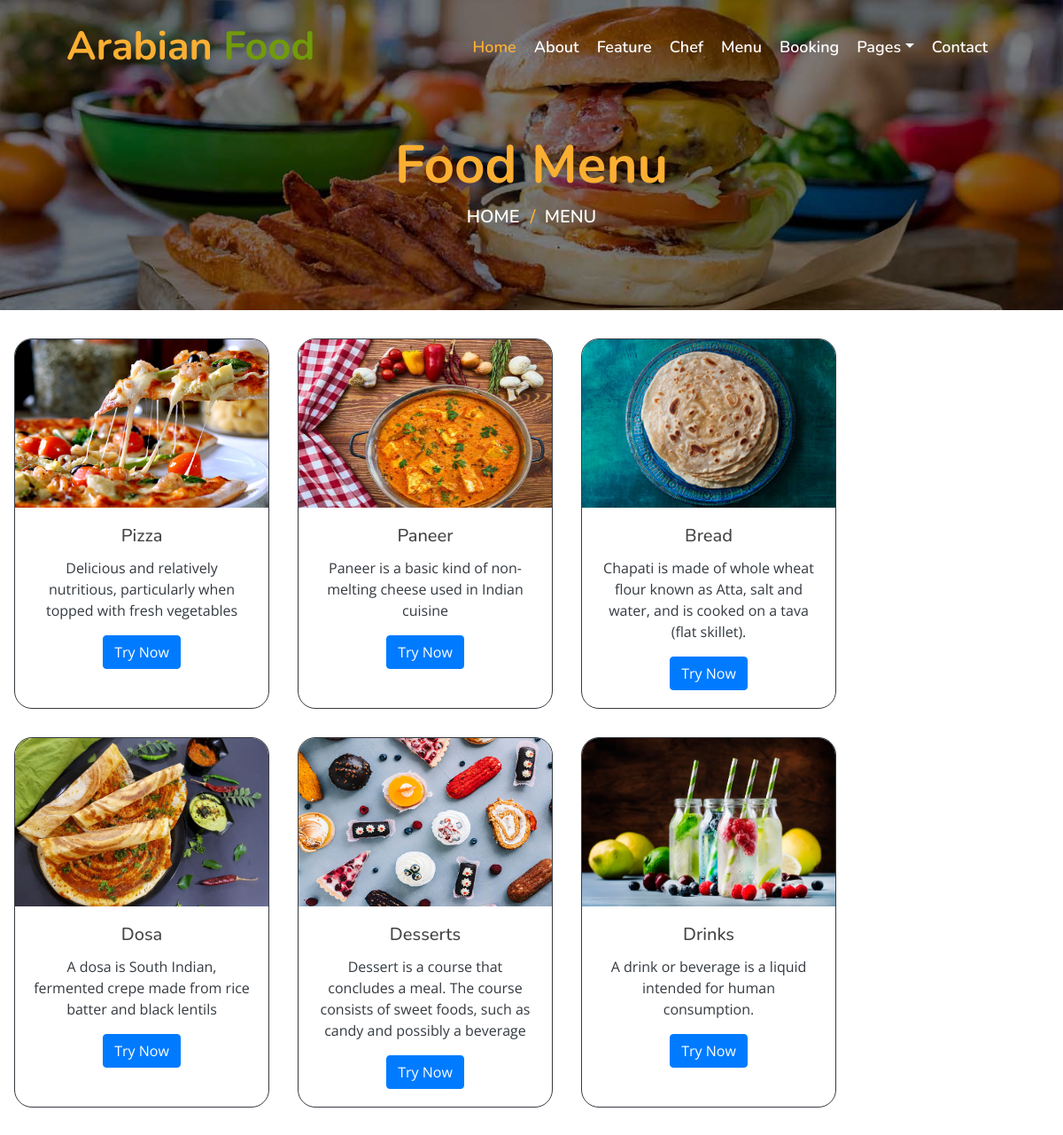
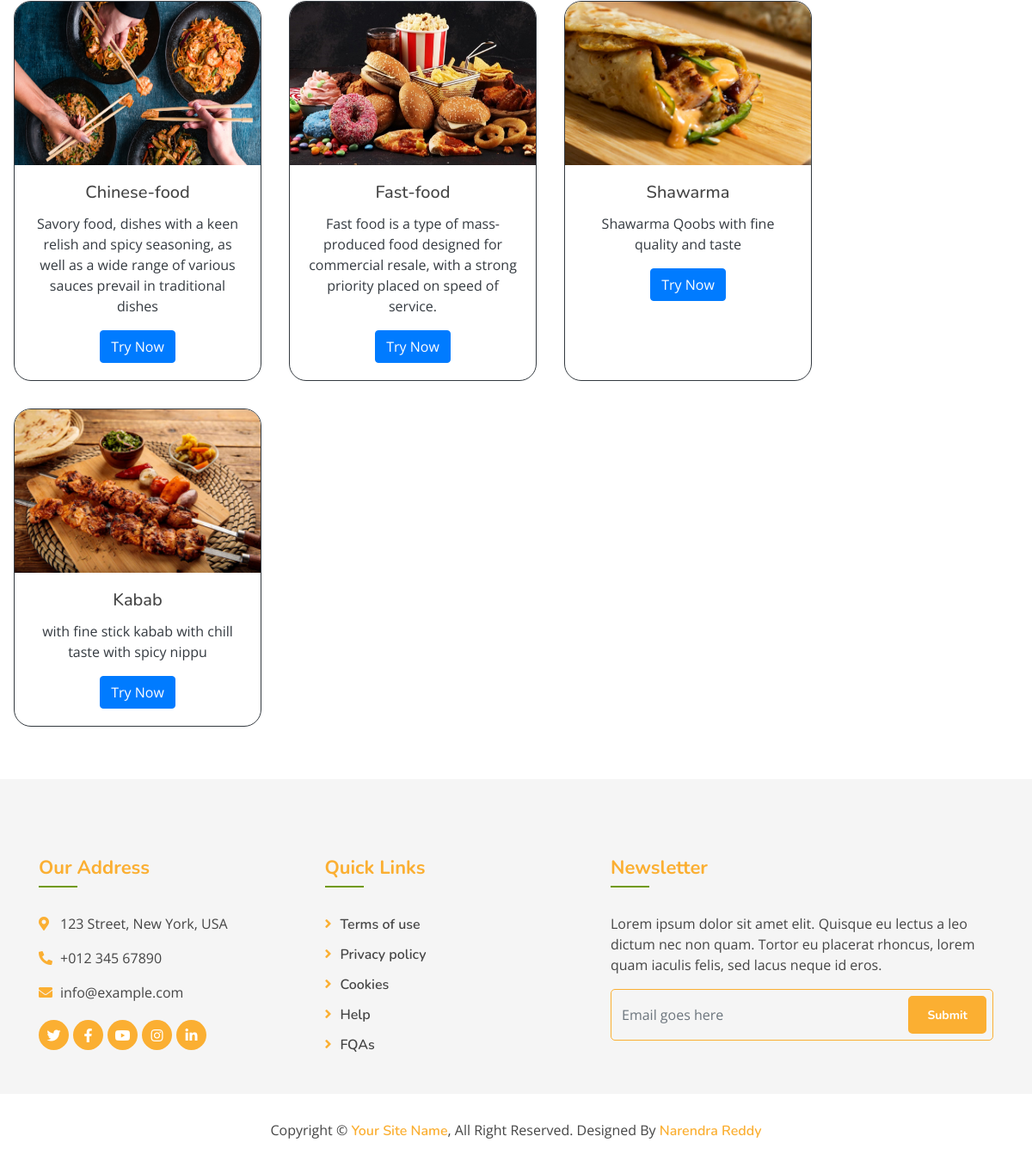
The app's page /menu/ with its own data (2 pictures, top to bottom).
### app/models.py (models this page shows, shortened)
class Category(models.Model):
    name = models.CharField(max_length=200,unique=True)
    image = models.ImageField(upload_to="categories")
    icon = models.CharField(max_length=60,blank=True)
    description = models.TextField()
    added_on = models.DateTimeField(auto_now_add=True)
    updated_on = models.DateTimeField(auto_now=True)

### app/views.py (the view)
# urls.py: path('menu/',menu,name='menu'),
def menu(request):
    if request.method == "POST":
        pass
    else:
        Cat = Category.objects.all()
    return render(request,'menu.html',{'category':Cat})

### templates/menu.html (shortened to what this page needs)
{% extends "base.html" %}
{% load static %}
{% block content %}
          <div class="page-header mb-0">
            <div class="container">
                <div class="row">
                    <div class="col-12">
                        <h2>Food Menu</h2>
                    </div>
                    <div class="col-12">
                        <a href="">Home</a>
                        <a href="">Menu</a>
                    </div>
                </div>
            </div>
        </div>
            <section class="menu-food mt-3 d-flex justify-content-start flex-wrap">
                {% for cat in category %}
                <div class="card border border-dark overflow-hidden " style="width: 18rem; margin:1rem; border-radius:20px;">
                    <img class="card-img-top" width="286" height="190" src="{{cat.image.url}}" alt="Card image cap">
                    <div class="card-body">
                      <h5 class="card-title text-center">{{cat.name}}</h5>
                      <p class="card-text text-dark text-center">{{cat.description}}</p>
                       <form action="{% url 'dish' cat.id %}" method="post" class="text-center">
                        <input type="submit" value="Try Now" class="btn btn-primary">
                       </form>
                    </div>
                  </div>
                {% endfor %}
            </section>
{% endblock content %}

### templates/base.html (shortened to what this page needs)
{% load static %}
<!DOCTYPE html>
<html lang="en">
    <head>
        <link href="https://stackpath.bootstrapcdn.com/bootstrap/4.4.1/css/bootstrap.min.css" rel="stylesheet">
        <link href="https://cdnjs.cloudflare.com/ajax/libs/font-awesome/5.10.0/css/all.min.css" rel="stylesheet">
        <link href="{% static 'lib/animate/animate.min.css' %}" rel="stylesheet">
        <link href="{% static 'lib/owlcarousel/assets/owl.carousel.min.css' %}" rel="stylesheet">
        <link href="{% static 'lib/flaticon/font/flaticon.css" rel="stylesheet' %}">
        <link href="{% static 'lib/tempusdominus/css/tempusdominus-bootstrap-4.min.css' %}" rel="stylesheet" />
        <link href="{% static 'css/style.css' %}" rel="stylesheet">
    </head>
    <body>
        <div class="navbar navbar-expand-lg bg-light navbar-light">
            <div class="container-fluid">
                <a href="{% url 'index' %}" class="navbar-brand">Arabian <span>Food</span></a>
                <div class="collapse navbar-collapse justify-content-between" id="navbarCollapse">
                    <div class="navbar-nav ml-auto">
                        <a href="{% url 'index' %}" class="nav-item nav-link active">Home</a>
                        <a href="{% url 'about' %}" class="nav-item nav-link">About</a>
                        <a href="{% url 'feature' %}" class="nav-item nav-link">Feature</a>
                        <a href="{% url 'team' %}" class="nav-item nav-link">Chef</a>
                        <a href="{% url 'menu' %}" class="nav-item nav-link">Menu</a>
                        <a href="{% url 'booking' %}" class="nav-item nav-link">Booking</a>
                        <div class="nav-item dropdown">
                            <a href="#" class="nav-link dropdown-toggle" data-toggle="dropdown">Pages</a>
                        </div>
                        <a href="{% url 'contact' %}" class="nav-item nav-link">Contact</a>
                    </div>
                </div>
            </div>
        </div>
        {% block content %}
        {% endblock %}
                <div class="footer">
                    <div class="container">
                        <div class="row">
                            <div class="col-lg-7">
                                <div class="row">
                                    <div class="col-md-6">
                                        <div class="footer-contact">
                                            <h2>Our Address</h2>
                                            <p><i class="fa fa-map-marker-alt"></i>123 Street, New York, USA</p>
                                            <p><i class="fa fa-phone-alt"></i>+012 345 67890</p>
                                            <p><i class="fa fa-envelope"></i>info@example.com</p>
                                            <div class="footer-social">
                                                <a href=""><i class="fab fa-twitter"></i></a>
                                                <a href=""><i class="fab fa-facebook-f"></i></a>
                                                <a href=""><i class="fab fa-youtube"></i></a>
                                                <a href=""><i class="fab fa-instagram"></i></a>
                                                <a href=""><i class="fab fa-linkedin-in"></i></a>
                                            </div>
                                        </div>
                                    </div>
                                    <div class="col-md-6">
                                        <div class="footer-link">
                                            <h2>Quick Links</h2>
                                            <a href="">Terms of use</a>
                                            <a href="">Privacy policy</a>
                                            <a href="">Cookies</a>
                                            <a href="">Help</a>
                                            <a href="">FQAs</a>
                                        </div>
                                    </div>
                                </div>
                            </div>
                            <div class="col-lg-5">
                                <div class="footer-newsletter">
                                    <h2>Newsletter</h2>
                                    <p>
                                        Lorem ipsum dolor sit amet elit. Quisque eu lectus a leo dictum nec non quam. Tortor eu placerat rhoncus, lorem quam iaculis felis, sed lacus neque id eros.
                                    </p>
                                    <div class="form">
                                        <input class="form-control" placeholder="Email goes here">
                                        <button class="btn custom-btn">Submit</button>
                                    </div>
                                </div>
                            </div>
                        </div>
                    </div>
                    <div class="copyright">
                        <div class="container">
                            <p>Copyright &copy; <a href="#">Your Site Name</a>, All Right Reserved.</p>
                            <p>Designed By <a href="https://Narendra.in">Narendra Reddy</a></p>
                        </div>
                    </div>
                </div>
    </body>
</html>

### static/css/style.css (style rules this page uses)
body { color: #757575; background: #ffffff; font-family: 'open sans', sans-serif; }
h1, h2, h3, h4, h5, h6 { color: #454545; font-family: 'Nunito', sans-serif; }
a { font-family: 'Nunito', sans-serif; font-weight: 600; color: #fbaf32; transition: .3s; }
.btn.custom-btn { padding: 12px 25px; font-family: 'Nunito', sans-serif; font-size: 16px; font-weight: 600; color: #ffffff; background: #fbaf32; border: 2px solid #fbaf32; border-radius: 5px; transition: .5s; }
.container-fluid { max-width: 1366px; }
.navbar { position: relative; transition: .5s; z-index: 999; }
.navbar .navbar-brand { margin: 0; color: #fbaf32; font-size: 45px; line-height: 0px; font-weight: 700; font-family: 'Nunito', sans-serif; transition: .5s; }
.navbar .navbar-brand span { color: #719a0a; }
@media (min-width: 992px) { .navbar { position: absolute; width: 100%; padding: 30px 60px; background: transparent !important; z-index: 9; } }
@media (min-width: 992px) { .navbar .navbar-brand { color: #fbaf32; } }
@media (min-width: 992px) { .navbar-light .navbar-nav .nav-link, .navbar-light .navbar-nav .nav-link:focus { padding: 10px 10px 8px 10px; font-family: 'Nunito', sans-serif; color: #ffffff; font-size: 18px; font-weight: 600; } }
@media (min-width: 992px) { .navbar-light .navbar-nav .nav-link:hover, .navbar-light .navbar-nav .nav-link.active { color: #fbaf32; } }
.page-header { position: relative; margin-bottom: 45px; padding: 150px 0 90px 0; text-align: center; background: linear-gradient(rgba(0, 0, 0, .5), rgba(0, 0, 0, .5)), url(../img/page-header.jpg); background-position: center; background-repeat: no-repeat; background-size: cover; }
.page-header h2 { position: relative; color: #fbaf32; font-size: 60px; font-weight: 700; }
.page-header a { position: relative; padding: 0 12px; font-size: 20px; text-transform: uppercase; color: #ffffff; }
.page-header a::after { position: absolute; content: "/"; width: 8px; height: 8px; top: -1px; right: -7px; text-align: center; color: #fbaf32; }
.page-header a:last-child::after { display: none; }
.footer { position: relative; margin-top: 45px; padding-top: 90px; background: rgba(0, 0, 0, .04); }
.footer .footer-contact, .footer .footer-link, .footer .footer-newsletter { position: relative; margin-bottom: 45px; color: #454545; }
.footer .footer-contact h2, .footer .footer-link h2, .footer .footer-newsletter h2 { position: relative; margin-bottom: 30px; padding-bottom: 10px; font-size: 22px; font-weight: 700; color: #fbaf32; }
.footer .footer-contact h2::after, .footer .footer-link h2::after, .footer .footer-newsletter h2::after { position: absolute; content: ""; width: 45px; height: 2px; bottom: 0; left: 0; background: #719a0a; }
.footer .footer-link a { display: block; margin-bottom: 10px; color: #454545; transition: .3s; }
.footer .footer-link a::before { position: relative; content: "\f105"; font-family: "Font Awesome 5 Free"; font-weight: 900; margin-right: 10px; color: #fbaf32; }
.footer .footer-contact p i { width: 25px; color: #fbaf32; }
.footer .footer-social { position: relative; margin-top: 20px; display: flex; }
.footer .footer-social a { display: inline-block; margin-right: 5px; width: 35px; height: 35px; display: flex; align-items: center; justify-content: center; background: #fbaf32; border-radius: 35px; font-size: 16px; color: #ffffff; }
.footer .footer-social a:last-child { margin: 0; }
.footer .footer-newsletter .form { position: relative; width: 100%; }
.footer .footer-newsletter input { height: 60px; background: transparent; border: 1px solid #fbaf32; border-radius: 5px; }
.footer .footer-newsletter .btn { position: absolute; top: 8px; right: 8px; height: 44px; padding: 8px 20px; font-size: 14px; font-weight: 700; }
.footer .copyright { position: relative; width: 100%; padding: 30px 0; text-align: center; background: #ffffff; }
.footer .copyright p { margin: 0; display: inline-block; color: #454545; }
.footer .copyright p a { color: #fbaf32; }

### records on screen
Category: image (picture), name "Pizza", description "Delicious and relatively nutritious, particularly when topped with fresh vegetables"
Category: image (picture), name "Paneer", description "Paneer is a basic kind of non-melting cheese used in Indian cuisine"
Category: image (picture), name "Bread", description "Chapati is made of whole wheat flour known as Atta, salt and water, and is cooked on a tava (flat skillet)."
Category: image (picture), name "Dosa", description "A dosa is South Indian, fermented crepe made from rice batter and black lentils"
Category: image (picture), name "Desserts", description "Dessert is a course that concludes a meal. The course consists of sweet foods, such as candy and possibly a beverage"
Category: image (picture), name "Drinks", description "A drink or beverage is a liquid intended for human consumption."
Category: image (picture), name "Chinese-food", description "Savory food, dishes with a keen relish and spicy seasoning, as well as a wide range of various sauces prevail in traditional dishes"
Category: image (picture), name "Fast-food", description "Fast food is a type of mass-produced food designed for commercial resale, with a strong priority placed on speed of service."
Category: image (picture), name "Shawarma", description "Shawarma Qoobs with fine quality and taste"
Category: image (picture), name "Kabab", description "with fine stick kabab with chill taste with spicy nippu"
